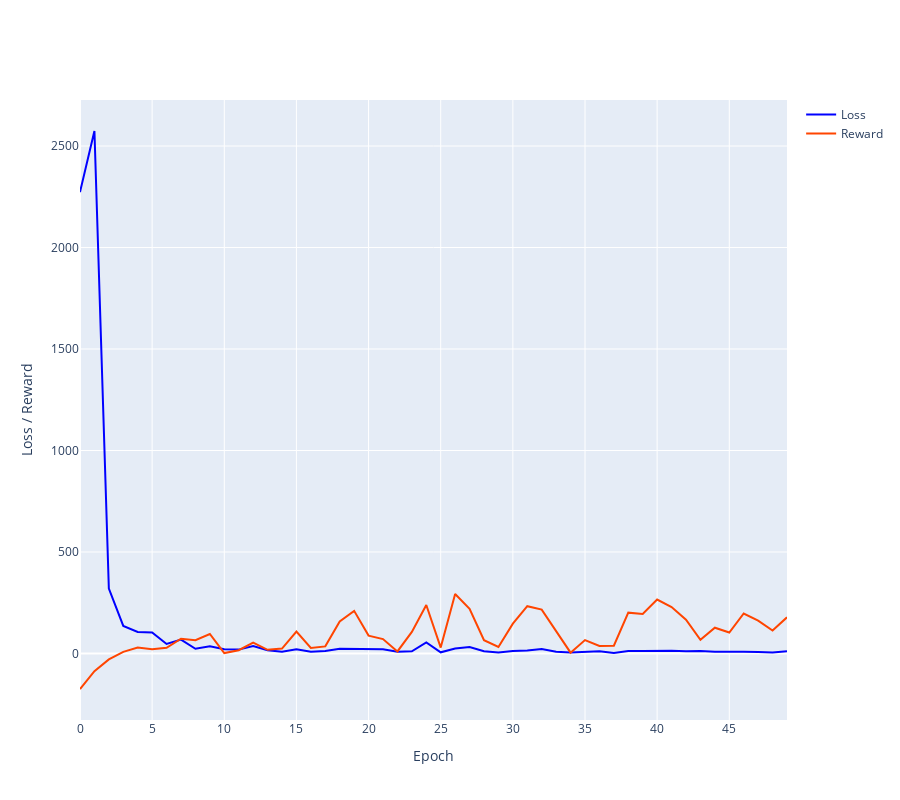

Notebook source saved alongside this figure:
### Code cell
def plot_loss_reward(total_losses, total_rewards):
    # Create the figure with two subplots
    figure = go.Figure(
        data=[
            go.Scatter(y=total_losses, mode='lines', name='Loss', line=dict(color='blue')),
            go.Scatter(y=total_rewards, mode='lines', name='Reward', line=dict(color='orangered'))
        ],
        layout=go.Layout(
            height=800,
            width=900,
            xaxis=dict(title='Epoch'),
            yaxis=dict(title='Loss / Reward'),
            showlegend=True
        )
    )

    # Show the figure
    figure.show()

# Call the plot function with the loss and reward data
plot_loss_reward(total_losses, total_rewards)

### Figure 1 — Plotly figure (JSON) as saved in the notebook; plotly's stock layout.template omitted (floating-point values rounded to 4 significant figures)
{"data": [{"line": {"color": "blue"}, "mode": "lines", "name": "Loss", "type": "scatter", "y": [2273.0, 2574.0, 319.3, 135.8, 106.1, 103.6, 46.86, 68.37, 23.22, 35.23, 20.7, 19.0, 37.14, 15.61, 8.991, 20.33, 8.404, 12.07, 23.63, 22.19, 19.26, 20.39, 8.963, 10.39, 54.43, 5.608, 24.18, 31.45, 11.13, 5.197, 11.66, 14.28, 22.24, 8.528, 4.976, 6.915, 10.87, 2.885, 11.73, 12.71, 14.82, 13.72, 11.51, 11.8, 7.952, 6.593, 8.837, 7.806, 4.57, 10.56]}, {"line": {"color": "orangered"}, "mode": "lines", "name": "Reward", "type": "scatter", "y": [-175, -87, -29, 8, 29, 21, 28, 73, 65, 96, 2, 16, 53, 18, 24, 108, 27, 35, 158, 210, 88, 71, 10, 106, 239, 29, 293, 220, 65, 32, 147, 233, 216, 110, 4, 66, 37, 38, 201, 195, 266, 229, 166, 67, 127, 103, 197, 162, 113, 178]}], "layout": {"height": 800, "showlegend": true, "width": 900, "xaxis": {"title": {"text": "Epoch"}}, "yaxis": {"title": {"text": "Loss / Reward"}}}}
